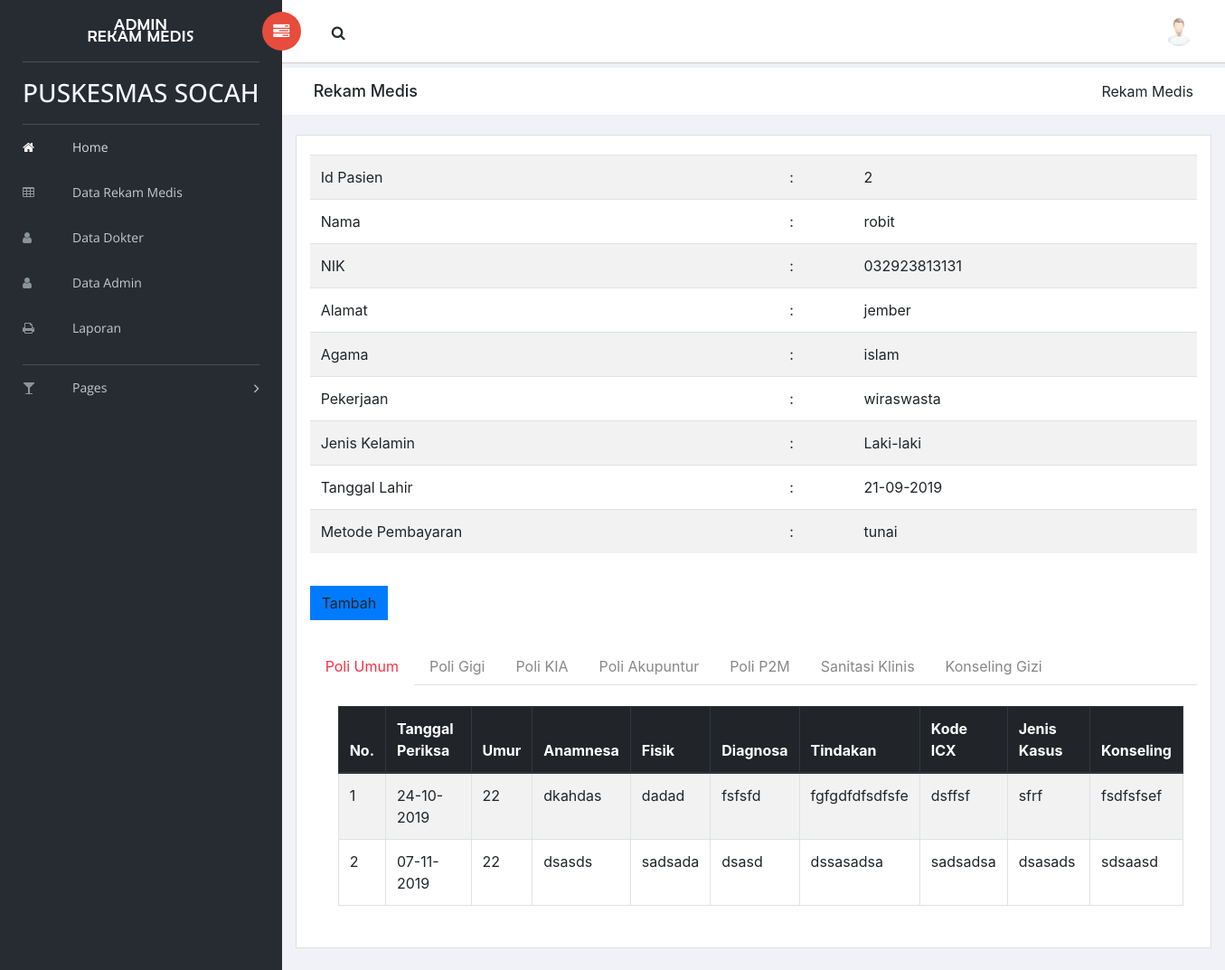
Screenshot of /admin/rekammedis/index.php?act=detail&id=2 with the database file from the repository.
### tables this page shows
CREATE TABLE `tb_pasien` (
  `ID_PASIEN` int(11) NOT NULL,
  `NAMA_PASIEN` varchar(20) DEFAULT NULL,
  `NIK` varchar(30) DEFAULT NULL,
  `ALAMAT_PASIEN` varchar(50) DEFAULT NULL,
  `AGAMA` varchar(20) DEFAULT NULL,
  `PEKERJAAN` varchar(20) DEFAULT NULL,
  `JENIS_KELAMIN` varchar(20) DEFAULT NULL,
  `TANGGAL_LAHIR_PASIEN` date DEFAULT NULL,
  `METODE_PEMBAYARAN` varchar(10) DEFAULT NULL
);

CREATE TABLE `poli_umum` (
  `ID_POLIUMUM` int(11) NOT NULL,
  `ID_PASIEN` int(11) DEFAULT NULL,
  `TANGGAL_UMUM` date DEFAULT NULL,
  `UMUR_UMUM` varchar(10) DEFAULT NULL,
  `ANAMNESA_UMUM` varchar(20) DEFAULT NULL,
  `PFISIK_UMUM` varchar(20) DEFAULT NULL,
  `DIAGNOSA_UMUM` varchar(20) DEFAULT NULL,
  `TINDAKAN_UMUM` varchar(20) DEFAULT NULL,
  `KODEICX_UMUM` varchar(10) DEFAULT NULL,
  `JENISKASUS_UMUM` varchar(20) DEFAULT NULL,
  `KONSELING_UMUM` varchar(10) DEFAULT NULL
);

### admin/rekammedis/poli.php (the view, shortened to what this page needs)
<div class="card-body">
                    <div class="custom-tab">
                        <nav>
                            <div class="nav nav-tabs" id="nav-tab" role="tablist">
                                <a class="nav-item nav-link active" id="custom-nav-home-tab" data-toggle="tab" href="#poli-umum" role="tab" aria-controls="custom-nav-home" aria-selected="true">Poli Umum</a>
                                <a class="nav-item nav-link" id="custom-nav-profile-tab" data-toggle="tab" href="#poli-gigi" role="tab" aria-controls="custom-nav-profile" aria-selected="false">Poli Gigi</a>
                                <a class="nav-item nav-link" id="custom-nav-contact-tab" data-toggle="tab" href="#poli-kia" role="tab" aria-controls="custom-nav-contact" aria-selected="false">Poli KIA</a>
                                <a class="nav-item nav-link" id="custom-nav-contact-tab" data-toggle="tab" href="#poli-akupuntur" role="tab" aria-controls="custom-nav-contact" aria-selected="false">Poli Akupuntur</a>
                                <a class="nav-item nav-link" id="custom-nav-contact-tab" data-toggle="tab" href="#poli-p2m" role="tab" aria-controls="custom-nav-contact" aria-selected="false">Poli P2M</a>
                                <a class="nav-item nav-link" id="custom-nav-contact-tab" data-toggle="tab" href="#sanitasi-klinis" role="tab" aria-controls="custom-nav-contact" aria-selected="false">Sanitasi Klinis</a>
                                <a class="nav-item nav-link" id="custom-nav-contact-tab" data-toggle="tab" href="#konseling-gizi" role="tab" aria-controls="custom-nav-contact" aria-selected="false">Konseling Gizi</a>
                            </div>
                        </nav>
                        <div class="tab-content pl-3 pt-2" id="nav-tabContent">
                            <div class="tab-pane fade show active" id="poli-umum" role="tabpanel" aria-labelledby="custom-nav-home-tab">
                                <div class="card-body">
                                <table id="bootstrap-data-table-export" class="table table-striped table-bordered">
                                <thead class="thead-dark">
                                    <tr>
                                        <th>No.</th>
                                        <th>Tanggal Periksa</th>
                                        <th>Umur</th>
                                        <th>Anamnesa</th>
                                        <th>Fisik</th>
                                        <th>Diagnosa</th>
                                        <th>Tindakan</th>
                                        <th>Kode ICX</th>
                                        <th>Jenis Kasus</th>
                                        <th>Konseling</th>
                                    </tr>
                                </thead>
                                <tbody>
                                    <?php
                                    $no = 1;
                                    $id = $_GET['id'];
                                    $data = mysqli_query($koneksi,"select * from poli_umum where ID_PASIEN='$id'");
                                    while($rm = mysqli_fetch_array($data)){?>
                                        <tr>
                                            <td><?php echo $no++?></td>
                                            <td><?=date('d-m-Y', strtotime($rm['TANGGAL_UMUM']))?></td>
                                            <td><?php echo $rm['UMUR_UMUM']?></td>
                                            <td><?php echo $rm['ANAMNESA_UMUM']?></td>
                                            <td><?php echo $rm['PFISIK_UMUM']?></td>
                                            <td><?php echo $rm['DIAGNOSA_UMUM']?></td>
                                            <td><?php echo $rm['TINDAKAN_UMUM']?></td>
                                            <td><?php echo $rm['KODEICX_UMUM']?></td>
                                            <td><?php echo $rm['JENISKASUS_UMUM']?></td>
                                            <td><?php echo $rm['KONSELING_UMUM']?></td>
                                        </tr>
                                        <?php } ?>
                                </tbody>
                            </table>
                        </div>
                    </div>
                    </div>
                </div>

### admin/rekammedis/detail.php (shortened to what this page needs)
<?php include '../main/header.php' ?>
<div class="breadcrumbs">
    <div class="col-sm-4">
        <div class="page-header float-left">
            <div class="page-title">
                <h1>Rekam Medis</h1>
            </div>
        </div>
    </div>
    <div class="col-sm-8">
        <div class="page-header float-right">
            <div class="page-title">
                <ol class="breadcrumb text-right">
                    <li class="active">Rekam Medis</li>
                </ol>
            </div>
        </div>
    </div>
</div>
<section class="content mt-3">
    <div class="animated fadeIn">
        <div class="row">
            <div class="col-md-12">
                <div class="card">
                    <div class="card-body">
                        <?php
                        $cari = $_GET['id'];
                        $query = "SELECT * FROM tb_pasien WHERE ID_PASIEN =".$cari;
                        $res = mysqli_query($koneksi,$query);
                        $pasien = mysqli_fetch_array($res);
                        ?>
                    	<table id="bootstrap-data-table-export" class="table table-striped">
                    		<tr>
                    			<td>Id Pasien</td>
                    			<td>:</td>
                    			<td><?php echo $pasien['ID_PASIEN'] ?></td>
                    		</tr>
                    		<tr>
                    			<td>Nama</td>
                    			<td>:</td>
                    			<td><?php echo $pasien['NAMA_PASIEN'] ?></td>
                    		</tr>
                    		<tr>
                    			<td>NIK</td>
                    			<td>:</td>
                    			<td><?php echo $pasien['NIK'] ?></td>
                    		</tr>
                    		<tr>
                    			<td>Alamat</td>
                    			<td>:</td>
                    			<td><?php echo $pasien['ALAMAT_PASIEN'] ?></td>
                    		</tr>
                    		<tr>
                    			<td>Agama</td>
                    			<td>:</td>
                    			<td><?php echo $pasien['AGAMA'] ?></td>
                    		</tr>
                    		<tr>
                    			<td>Pekerjaan</td>
                    			<td>:</td>
                    			<td><?php echo $pasien['PEKERJAAN'] ?></td>
                    		</tr>
                    		<tr>
                    			<td>Jenis Kelamin</td>
                    			<td>:</td>
                    			<td><?php echo $pasien['JENIS_KELAMIN'] ?></td>
                    		</tr>
                    		<tr>
                    			<td>Tanggal Lahir</td>
                    			<td>:</td>
                    			<td><?=date('d-m-Y', strtotime($pasien['TANGGAL_LAHIR_PASIEN']))?></td>
                    		</tr>
                    		<tr>
                    			<td>Metode Pembayaran</td>
                    			<td>:</td>
                    			<td><?php echo $pasien['METODE_PEMBAYARAN'] ?></td>
                    		</tr>
                        </table>
                    </div>
                    <div class="card-body">
                            <a type="button" data-target="#ModalAdd" data-toggle="modal" class="btn btn-primary">Tambah</a>
                    </div>
                    <?php include 'poli.php' ?>
                </div>
            </div>
        </div>
    </div>
</section>
<?php include '../main/footer.php' ?>

### rows the page displays
tb_pasien: ID_PASIEN "2", NAMA_PASIEN "robit", NIK "032923813131", ALAMAT_PASIEN "jember", AGAMA "islam", PEKERJAAN "wiraswasta", JENIS_KELAMIN "Laki-laki", TANGGAL_LAHIR_PASIEN "21-09-2019", METODE_PEMBAYARAN "tunai"
poli_umum: TANGGAL_UMUM "24-10-2019", UMUR_UMUM "22", ANAMNESA_UMUM "dkahdas", PFISIK_UMUM "dadad", DIAGNOSA_UMUM "fsfsfd", TINDAKAN_UMUM "fgfgdfdfsdfsfe", KODEICX_UMUM "dsffsf", JENISKASUS_UMUM "sfrf", KONSELING_UMUM "fsdfsfsef"
poli_umum: TANGGAL_UMUM "07-11-2019", UMUR_UMUM "22", ANAMNESA_UMUM "dsasds", PFISIK_UMUM "sadsada", DIAGNOSA_UMUM "dsasd", TINDAKAN_UMUM "dssasadsa", KODEICX_UMUM "sadsadsa", JENISKASUS_UMUM "dsasads", KONSELING_UMUM "sdsaasd"
